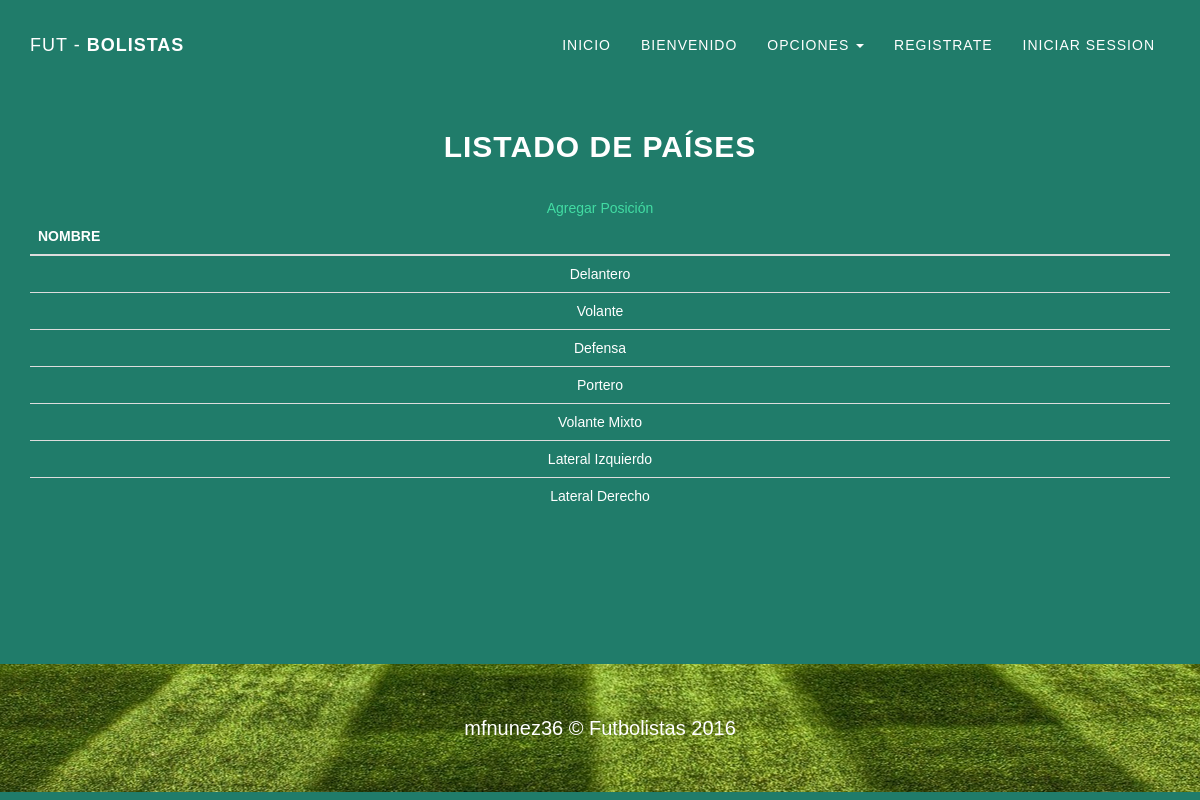
The page /Codei/index.php/posicion on the database its author committed.
### tables this page shows
CREATE TABLE `posicion` (
  `id` int(11) NOT NULL,
  `nombre` varchar(100) NOT NULL
);

### Codei/application/controllers/posicion.php (called while the page is built, shortened)
<?php
class Posicion extends CI_Controller
{
	function __construct()
	{
		$this->load->helper('url');
		$this->load->model('posicion_mod');
    }
    function index()
	{
		$this->load->view("Shared/head", array("title" => "Paises", "estilo" => array("grayscale.css")));
		$this->load->view("Shared/nav");
		$resultado['data'] = $this->posicion_mod->ListarPosiciones();
		$this->load->view('Posicion/index', $resultado);
		$this->load->view("Shared/footer", array("scripts" => array("grayscale.js", "jquery.easing.min.js")));
	}
}

### Codei/index.php (called while the page is built, shortened)
<?php
require_once BASEPATH.'core/CodeIgniter.php';

### Codei/application/models/posicion_mod.php (called while the page is built, shortened)
<?php
class Posicion_mod extends CI_Model
{
    function ListarPosiciones()
    {
    	try
    	{
    		$query = $this->db->get('posicion');
	    	if ($query->num_rows() > 0)
	    	{
	    		return $query;
	    	}
	    	else
	    	{
	    		return null;
	    	}
    	}
    	catch (Exception $e)
    	{
    		return $e;
    	}
    }
}

### Codei/application/views/Posicion/index.php (the view)
<section class="container content-section text-center">
   <div>
        <h2>Listado de Países</h2>
        <a href="<?= site_url('Posicion/Agregar') ?>">Agregar Posición</a>
        <table class="table">
            <thead>
                <th>NOMBRE</th>
            </thead>
            <tbody>
                <?php foreach ($data->result() as $row) { ?>
                    <tr>
                        <td><?= $row->nombre ?></td>
                    </tr>
                <?php } ?>
            </tbody>
        </table>
    </div>
</section>

### Codei/css/grayscale.css (style rules this page uses)
body { width: 100%; height: 100%; font-family: Helvetica, Arial, sans-serif; color: white; background-color: #207C6A; }
html { width: 100%; height: 100%; }
h1, h2, h3, h4, h5, h6 { margin: 0 0 35px; text-transform: uppercase; font-family: Helvetica, Arial, sans-serif; font-weight: 700; letter-spacing: 1px; }
a { color: #42DCA3; -webkit-transition: all 0.2s ease-in-out; -moz-transition: all 0.2s ease-in-out; transition: all 0.2s ease-in-out; }
.content-section { min-height: 80%; padding-top: 130px; padding-bottom: 130px; }

### rows shown on the page
posicion: nombre "Delantero"
posicion: nombre "Volante"
posicion: nombre "Defensa"
posicion: nombre "Portero"
posicion: nombre "Volante Mixto"
posicion: nombre "Lateral Izquierdo"
posicion: nombre "Lateral Derecho"
